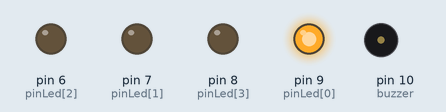
Simulated run of this sketch. Board: Arduino Uno, built with avr-gcc and run on an emulated ATmega328P. Shown: output pins drawn as LEDs (lit = HIGH), buzzer (waves = sounding, pin HIGH).

Above: at 0.1 s.
At 4.3 s:
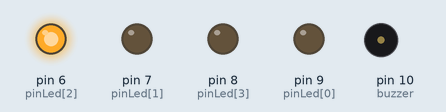
At 10.6 s:
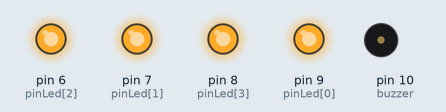
At 20.7 s:
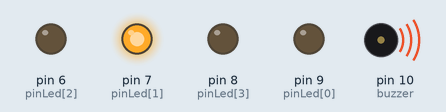
At 29.1 s:
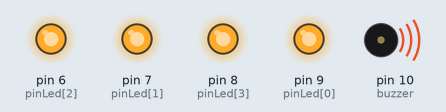
At 37.1 s:
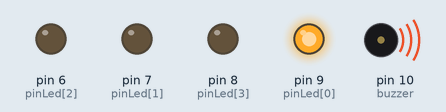
Timing chart, 0 to 40.0 s (numbered marks = the images above):
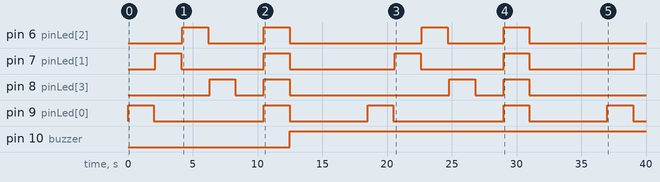

Measured:
- by itself, pin 6 (pinLed[2]): LOW → HIGH at 4.2 s, → LOW 2.0 s later, → HIGH 4.3 s later, → LOW 2.0 s later, … (8 changes in this stretch)
- by itself, pin 7 (pinLed[1]): LOW → HIGH at 2.1 s, → LOW 2.0 s later, → HIGH 6.4 s later, → LOW 2.0 s later, … (9 changes in this stretch)
- by itself, pin 8 (pinLed[3]): LOW → HIGH at 6.3 s, → LOW 2.0 s later, → HIGH 2.2 s later, → LOW 2.0 s later, … (8 changes in this stretch)
- by itself, pin 9 (pinLed[0]): repeats every 18.5 s: LOW 8.5 s, HIGH 2.0 s, LOW 6.0 s, HIGH 2.0 s
- by itself, pin 10 (buzzer): LOW → HIGH at 12.5 s

The sketch:

sketch_sep29a.ino
```cpp
int pinLed[] = {9,7,6,8};
int jmlPin = 4;
int buzzer = 10;
int timer = 2000;
int buzzerTime = 5000;
int buzzerRep = (buzzerTime/timer)/2;

void setup() {
  // put your setup code here, to run once:
  for (int i=0; i<jmlPin; i++){
    pinMode(pinLed[i], OUTPUT);
  }
  pinMode(buzzer, OUTPUT);
}

void loop() {
  // put your main code here, to run repeatedly:
  for(int r=1; r<5; r++){

  }
  for (int i=i; i<=jmlPin; i++){
    digitalWrite(pinLed[i],HIGH);
    delay(timer);
    digitalWrite(pinLed[i],LOW);
    delay(100);
  }

  for (int i=i; i<=jmlPin; i++){
    digitalWrite(pinLed[i],HIGH);
  }

  delay(timer);

  for (int i=i; i<=jmlPin; i++){
    digitalWrite(pinLed[i],LOW);
  }

  digitalWrite(buzzer, HIGH);

  delay(6000);

}
```
